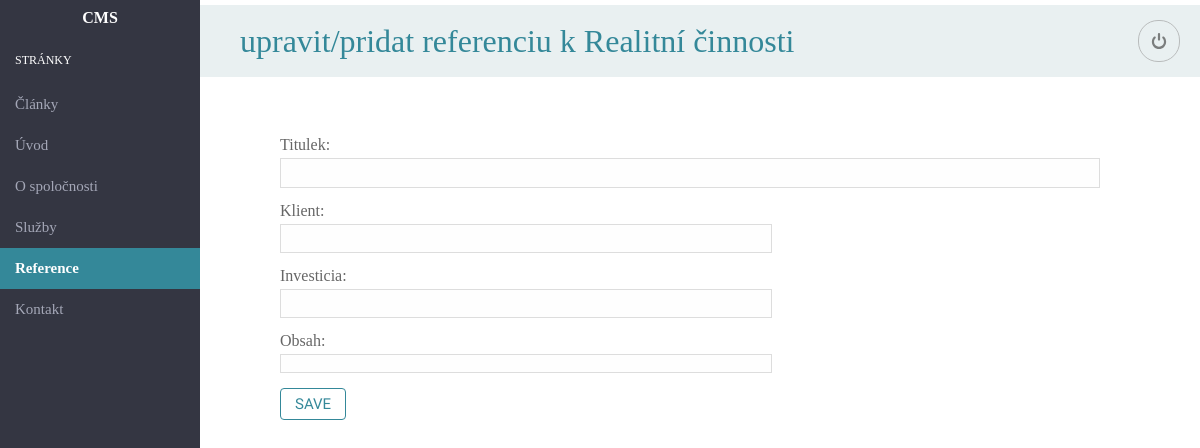
Page /pbl/admin/reference-detail-activities.php on the earlier database version.
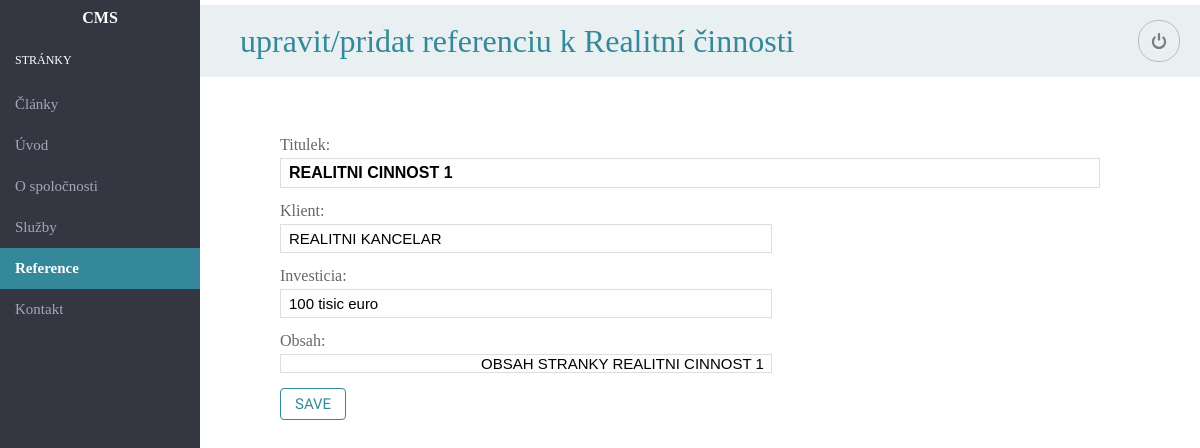
Same page on the later database version.
### tables this page shows
CREATE TABLE IF NOT EXISTS `activities` (
            `ID` mediumint(9) NOT NULL AUTO_INCREMENT,
            `title` varchar(250) NOT NULL,
            `client` varchar(1500) NOT NULL,
            `investition` varchar(150) NOT NULL,
            `content` TEXT,
            `page_id` mediumint(9) NOT NULL,
            PRIMARY KEY (`ID`),
            FOREIGN KEY (`page_id`) REFERENCES pageReferences(`ID`)
          );

### pbl/admin/scripts/datahandler.php (called while the page is built, shortened)
<?php
function data_handler($page,$dbaction,$dataid){
  require_once('config.php');
  $res = connect();
  $action = $dbaction;
  $title_set = isset($_POST['title']) ? $_POST['title'] : '';
  $subtitle_set = isset($_POST['subtitle']) ? $_POST['subtitle'] : '';
  $content_set = isset($_POST['content']) ? $_POST['content'] : '';
  $id_set = isset($_POST['id']) ? $_POST['id'] : '';
  $subject_set = isset($_POST['subject']) ? $_POST['subject'] : '';
  $client_set = isset($_POST['client']) ? $_POST['client'] : '';
  $price_set = isset($_POST['price']) ? $_POST['price'] : '';
  $costs_set= isset($_POST['costs']) ? $_POST['costs'] : '';
  $pd_set = isset($_POST['pd']) ? $_POST['pd'] : '';
  $investition_set = isset($_POST['investition']) ? $_POST['investition'] : '';
  $email_set = isset($_POST['email']) ? $_POST['email'] : '';
  $mobile_set = isset($_POST['mobile']) ? $_POST['mobile'] : '';
  $company_set = isset($_POST['company']) ? $_POST['company'] : '';
  $address_set = isset($_POST['address']) ? $_POST['address'] : '';
  $psc_city_set = isset($_POST['psc_city']) ? $_POST['psc_city'] : '';
  $ic_set = isset($_POST['ic']) ? $_POST['ic'] : '';
  $dic_set = isset($_POST['dic']) ? $_POST['dic'] : '';
  $page_name = $page;
  $title=test_input($title_set);
  $content=test_input($content_set);
  $client=test_input($client_set);
  $investition=test_input($investition_set);
  switch($page_name){
      case "activities":
           if (strcmp($action, "select") == 0){
                if ($dataid != ''){
                                $sql = "SELECT * FROM activities WHERE ID = '$dataid'" or die ("Unable to join tables!");
                      }
                      else {
                                $sql = "SELECT * FROM activities" or die ("Unable to select from activities!");
                      }
              $result = mysqli_query($res,$sql) or die ("Unable to SELECT activities records!");
              return $result;
          }
          break;
  }
}

### pbl/admin/scripts/config.php (called while the page is built, shortened)
<?php
 function test_input($data) {
   $data = trim($data);
   $data = stripslashes($data);
   $data = str_replace(array("\r","\n"),"",$data);
   return $data;
}
?>

### pbl/admin/reference-detail-activities.php (the view, shortened to what this page needs)
<?php
require_once('scripts/datahandler.php');
$add = isset($_GET['add']) ? $_GET['add'] : '';
$id = isset($_GET['edit']) ? $_GET['edit'] : '';
$name="activities";
if (isset($_POST['submit'])){
	if ($add != ''){
	$action="create";
	data_handler($name,$action,'');
	} else {
	$action="update";
	data_handler($name,$action,'');
	}
}
	else {
		if ($add != ''){
			$title='';
			$investition='';
			$client='';
			$content='';
		} else {
			$action="select";
			$result_select = data_handler($name,$action,$id);
			while($row = mysqli_fetch_array($result_select)){
	            $title = $row['title'];
	            $investition = $row['investition'];
	            $client = $row['client'];
				$content = $row['content'];
            }
	}
	}
?>
<!DOCTYPE html>
<html>
<?php include 'meta.php'; ?>
<body>
<?php include 'navigation.php'; ?>
<div id="content">
	<h1>upravit/pridat referenciu k Realitní činnosti</h1>
	<form method="POST" action="">
	   	<div class="form-basic" id="form">
			<div class="form-group">
				<label>Titulek:</label>
				<input type="text" class="form-ctrl title" <?php echo 'value="'.$title.'"'; ?> name="title" id="title">
			</div>
			<div class="form-group">
				<label>Klient:</label>
				<input type="text" class="form-ctrl" name="client" <?php echo 'value="'.$client.'"'; ?> id="client">
			</div>
			<div class="form-group">
				<label>Investicia:</label>
				<input type="text" class="form-ctrl" name="investition" <?php echo 'value="'.$investition.'"'; ?> id="investition">
			</div>
			<div class="form-group">
				<label>Obsah:</label>
				<input type="text" class="form-ctrl" name="content" <?php echo 'value="'.$content.'"'; ?> id="content">
			</div>
			<button class="btn btn-submit" id="btn" name="submit" data-id="about">Save</button>
		  </div>
	</form>
</div>
</body>
</html>

Differences in the rows shown:
added activities: title "REALITNI CINNOST 1", client "REALITNI KANCELAR", investition "100 tisic euro", content "OBSAH STRANKY REALITNI CINNOST 1"
